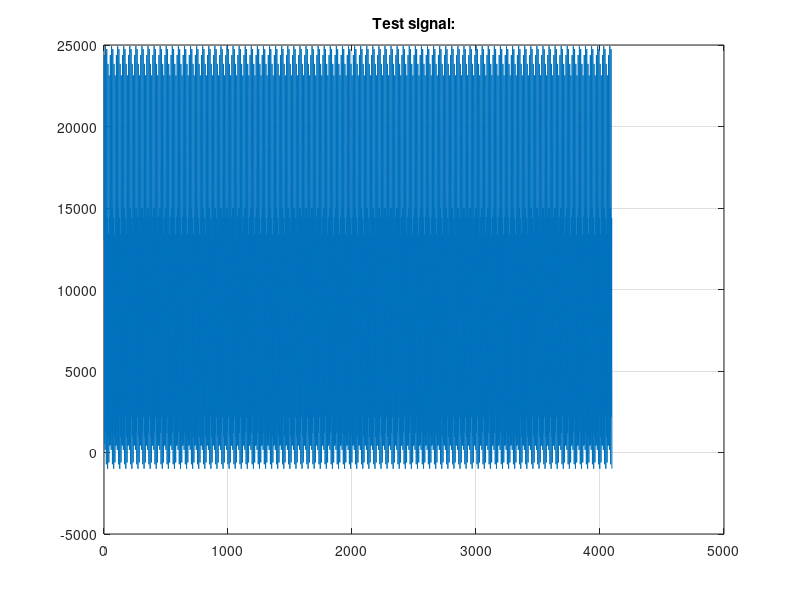

Recreate this plot in MATLAB.
clear;
close all;
clc;

% choose test signal:
    test = 'sin';
    %test = 'audio';
    %test = 'const';
    %test = 'num'; % numbers 0...N (function 'y = x', x > 0)

% sin spec:
    Fd = 44100;

    amp_1 = 10000; % 1st sine from e.g. 16 bit ADC
    amp_2 = 5000; % 2nd sine

    freq_1 = 9000; % Hz
    freq_2 = 4500;

    phase_1 = 0; % grad
    phase_2 = 37;

    bias = amp_1;
% auido sample path:   
    audiofile = 'impulses/g.wav';
% const:
    dc = 100;

N = 4096;
N_bank = N/4; % cause Radix-4

w_amp = 1024; % amplitude of twiddle coef use to normalize data after multiplier
stage = 6; % number of stage

fprintf('\n\tBegin\n');
fprintf('\n\t\tread and sort coef...\n');

%% ==============================   coef:   ===============================
w_re_1(1:N_bank, 1) = load('w_re_1.txt'); % column mean stage of FFT
w_re_2(1:N_bank, 1) = load('w_re_2.txt');
w_re_3(1:N_bank, 1) = load('w_re_3.txt');

w_im_1(1:N_bank, 1) = load('w_im_1.txt');
w_im_2(1:N_bank, 1) = load('w_im_2.txt');
w_im_3(1:N_bank, 1) = load('w_im_3.txt');

for i = 1:(stage - 2) % '- 2' because stage with multiplier '= stage - 1'
        w_re_1_buf = w_re_1(1:4:N_bank, i);
    w_re_1(1:N_bank, i + 1) = [w_re_1_buf; w_re_1_buf; w_re_1_buf; w_re_1_buf];
        w_re_2_buf = w_re_2(1:4:N_bank, i);
    w_re_2(1:N_bank, i + 1) = [w_re_2_buf; w_re_2_buf; w_re_2_buf; w_re_2_buf];
        w_re_3_buf = w_re_3(1:4:N_bank, i);
    w_re_3(1:N_bank, i + 1) = [w_re_3_buf; w_re_3_buf; w_re_3_buf; w_re_3_buf];

        w_im_2_buf = w_im_1(1:4:N_bank, i);
    w_im_1(1:N_bank, i + 1) = [w_im_2_buf; w_im_2_buf; w_im_2_buf; w_im_2_buf];
        w_im_3_buf = w_im_2(1:4:N_bank, i);
    w_im_2(1:N_bank, i + 1) = [w_im_3_buf; w_im_3_buf; w_im_3_buf; w_im_3_buf];
        w_im_4_buf = w_im_3(1:4:N_bank, i);
    w_im_3(1:N_bank, i + 1) = [w_im_4_buf; w_im_4_buf; w_im_4_buf; w_im_4_buf];
end

clear w_re_2_buf; clear w_re_3_buf; clear w_re_4_buf;  
clear w_im_2_buf; clear w_im_3_buf; clear w_im_4_buf;

%% ===========================   test signal:   ===========================
fprintf('\n\t\tbuild test signal...\n');
if(strcmp(test, 'sin'))
    time = 0 : 1/Fd : (N - 1)/Fd;
    signal = bias + amp_1*sind((freq_1*360).* time + phase_1) + amp_2*sind((freq_2*360).* time + phase_2);
    
    clear Fd; clear bias; clear time;
    clear amp_1; clear amp_2;
    clear freq_1; clear freq_2;
    clear phase_1; clear phase_2;
    
    fprintf('\n\t\tsine signal test\n');
elseif(strcmp(test, 'audio'))
    [y, fs] = audioread(audiofile);
    signal(1:N) = y(1:N);
    
    clear y; clear fs;
    
    fprintf('\n\t\taudio test\n');
elseif(strcmp(test, 'const'))
    signal(1:N) = dc;
    fprintf('\n\t\tconst test\n');
elseif(strcmp(test, 'num'))
    signal(1:N) = 0 : (N-1);
    fprintf('\n\t\tindex number test\n');
else
    error('"test" is wrong\n');
end

% filling RAM:
ram_re(1:N_bank, 1:4) = zeros;
ram_im(1:N_bank, 1:4) = zeros;

k = 0;
for i = 1:4 
    for j = 1:N_bank
        k = k + 1;
        ram_re(j, i) = round(signal(k));
    end
end

% graphic of test signal:
figure;
signal_buf(1:N) = [ram_re(:,1), ram_re(:,2), ram_re(:,3), ram_re(:,4)];
plot(signal_buf);
title('Test signal:');
grid on;

clear k; clear j; clear signal_buf;

%{
% 1 st:
% output mixer:
    ram_re_buf1(1:256,   1:4) = [ram_re(1:256,   1), ram_re(1:256,   2), ram_re(1:256,   3), ram_re(1:256,   4)];
    ram_re_buf1(257:512, 1:4) = [ram_re(257:512, 2), ram_re(257:512, 3), ram_re(257:512, 4), ram_re(257:512, 1)];
    ram_re_buf1(513:768, 1:4) = [ram_re(513:768, 3), ram_re(513:768, 4), ram_re(513:768, 1), ram_re(513:768, 2)];
    ram_re_buf1(769:1024,1:4) = [ram_re(769:1024,4), ram_re(769:1024,1), ram_re(769:1024,2), ram_re(769:1024,3)];

% ===========================    2 stage    ===============================
% input mixer + rotate addr:
    ram_a_re_buf(1:256,   1:4) = [ram_re_buf1(1:256, 1), ram_re_buf1(257:512, 4), ram_re_buf1(513:768, 3), ram_re_buf1(769:1024, 2)];
    ram_a_re_buf(257:512, 1:4) = [ram_re_buf1(1:256, 2), ram_re_buf1(257:512, 1), ram_re_buf1(513:768, 4), ram_re_buf1(769:1024, 3)];
    ram_a_re_buf(513:768, 1:4) = [ram_re_buf1(1:256, 3), ram_re_buf1(257:512, 2), ram_re_buf1(513:768, 1), ram_re_buf1(769:1024, 4)];
    ram_a_re_buf(769:1024,1:4) = [ram_re_buf1(1:256, 4), ram_re_buf1(257:512, 3), ram_re_buf1(513:768, 2), ram_re_buf1(769:1024, 1)];
    
% output mixer:
for i = 1:4
    t = (i-1)*256;
    
    ram_re(1+t : 64+t, 1:4) =    [ram_a_re_buf(1+t : 64+t, 1),    ram_a_re_buf(1+t : 64+t, 2),    ram_a_re_buf(1+t : 64+t, 3),    ram_a_re_buf(1+t : 64+t, 4)];
    ram_re(65+t : 128+t, 1:4) =  [ram_a_re_buf(65+t : 128+t, 2),  ram_a_re_buf(65+t : 128+t, 3),  ram_a_re_buf(65+t : 128+t, 4),  ram_a_re_buf(65+t : 128+t, 1)];
    ram_re(129+t : 192+t, 1:4) = [ram_a_re_buf(129+t : 192+t, 3), ram_a_re_buf(129+t : 192+t, 4), ram_a_re_buf(129+t : 192+t, 1), ram_a_re_buf(129+t : 192+t, 2)];
    ram_re(193+t : 256+t, 1:4) = [ram_a_re_buf(193+t : 256+t, 4), ram_a_re_buf(193+t : 256+t, 1), ram_a_re_buf(193+t : 256+t, 2), ram_a_re_buf(193+t : 256+t, 3)];

end

% ===========================    3 stage    ===============================

ram_a_re_buf(1:1024, 1:4) = zeros;

% input mixer + rotate addr:
for i = 1:4
    t = (i-1)*256;
    
    ram_a_re_buf(1+t : 64+t, 1:4) =    [ram_re(1+t : 64+t, 1), ram_re(65+t : 128+t, 4), ram_re(129+t : 192+t, 3), ram_re(193+t : 256+t, 2)];
    ram_a_re_buf(65+t : 128+t, 1:4) =  [ram_re(1+t : 64+t, 2), ram_re(65+t : 128+t, 1), ram_re(129+t : 192+t, 4), ram_re(193+t : 256+t, 3)];
    ram_a_re_buf(129+t : 192+t, 1:4) = [ram_re(1+t : 64+t, 3), ram_re(65+t : 128+t, 2), ram_re(129+t : 192+t, 1), ram_re(193+t : 256+t, 4)];
    ram_a_re_buf(193+t : 256+t, 1:4) = [ram_re(1+t : 64+t, 4), ram_re(65+t : 128+t, 3), ram_re(129+t : 192+t, 2), ram_re(193+t : 256+t, 1)];
end
  
% output mixer:
for i = 1:16
    t = (i-1)*64;
    
    ram_re(1+t : 16+t, 1:4) =  [ram_a_re_buf(1+t : 16+t, 1), ram_a_re_buf(1+t : 16+t, 2), ram_a_re_buf(1+t : 16+t, 3), ram_a_re_buf(1+t : 16+t, 4)];
    ram_re(17+t : 32+t, 1:4) = [ram_a_re_buf(17+t : 32+t, 2), ram_a_re_buf(17+t : 32+t, 3), ram_a_re_buf(17+t : 32+t, 4), ram_a_re_buf(17+t : 32+t, 1)];
    ram_re(33+t : 48+t, 1:4) = [ram_a_re_buf(33+t : 48+t, 3), ram_a_re_buf(33+t : 48+t, 4), ram_a_re_buf(33+t : 48+t, 1), ram_a_re_buf(33+t : 48+t, 2)];
    ram_re(49+t : 64+t, 1:4) = [ram_a_re_buf(49+t : 64+t, 4), ram_a_re_buf(49+t : 64+t, 1), ram_a_re_buf(49+t : 64+t, 2), ram_a_re_buf(49+t : 64+t, 3)];
end

% ===========================    4 stage    ===============================

ram_a_re_buf(1:1024, 1:4) = zeros;

% input mixer + rotate addr:
for i = 1:16
    t = (i-1)*64;
    
    ram_a_re_buf(1+t : 16+t, 1:4) =  [ram_re(1+t : 16+t, 1), ram_re(17+t : 32+t, 4), ram_re(33+t : 48+t, 3), ram_re(49+t : 64+t, 2)];
    ram_a_re_buf(17+t : 32+t, 1:4) = [ram_re(1+t : 16+t, 2), ram_re(17+t : 32+t, 1), ram_re(33+t : 48+t, 4), ram_re(49+t : 64+t, 3)];
    ram_a_re_buf(33+t : 48+t, 1:4) = [ram_re(1+t : 16+t, 3), ram_re(17+t : 32+t, 2), ram_re(33+t : 48+t, 1), ram_re(49+t : 64+t, 4)];
    ram_a_re_buf(49+t : 64+t, 1:4) = [ram_re(1+t : 16+t, 4), ram_re(17+t : 32+t, 3), ram_re(33+t : 48+t, 2), ram_re(49+t : 64+t, 1)];
end
    
% output mixer:
for i = 1:64
    t = (i-1)*16;
    
    ram_re(1+t : 4+t, 1:4) =   [ram_a_re_buf(1+t : 4+t, 1),   ram_a_re_buf(1+t : 4+t, 2),   ram_a_re_buf(1+t : 4+t, 3),   ram_a_re_buf(1+t : 4+t, 4)];
    ram_re(5+t : 8+t, 1:4) =   [ram_a_re_buf(5+t : 8+t, 2),   ram_a_re_buf(5+t : 8+t, 3),   ram_a_re_buf(5+t : 8+t, 4),   ram_a_re_buf(5+t : 8+t, 1)];
    ram_re(9+t : 12+t, 1:4) =  [ram_a_re_buf(9+t : 12+t, 3),  ram_a_re_buf(9+t : 12+t, 4),  ram_a_re_buf(9+t : 12+t, 1),  ram_a_re_buf(9+t : 12+t, 2)];
    ram_re(13+t : 16+t, 1:4) = [ram_a_re_buf(13+t : 16+t, 4), ram_a_re_buf(13+t : 16+t, 1), ram_a_re_buf(13+t : 16+t, 2), ram_a_re_buf(13+t : 16+t, 3)];
end

% ===========================    5 stage    ===============================

ram_a_re_buf(1:1024, 1:4) = zeros;

% input mixer + rotate addr:
for i = 1:64
    t = (i-1)*16;
    
    ram_a_re_buf(1+t : 4+t, 1:4) =   [ram_re(1+t : 4+t, 1), ram_re(5+t : 8+t, 4), ram_re(9+t : 12+t, 3), ram_re(13+t : 16+t, 2)];
    ram_a_re_buf(5+t : 8+t, 1:4) =   [ram_re(1+t : 4+t, 2), ram_re(5+t : 8+t, 1), ram_re(9+t : 12+t, 4), ram_re(13+t : 16+t, 3)];
    ram_a_re_buf(9+t : 12+t, 1:4) =  [ram_re(1+t : 4+t, 3), ram_re(5+t : 8+t, 2), ram_re(9+t : 12+t, 1), ram_re(13+t : 16+t, 4)];
    ram_a_re_buf(13+t : 16+t, 1:4) = [ram_re(1+t : 4+t, 4), ram_re(5+t : 8+t, 3), ram_re(9+t : 12+t, 2), ram_re(13+t : 16+t, 1)];
end
%}

fprintf('\n\t\tstart FFT...\n');
%% ===========================    1 stage    ===============================
% butterfly:
    but_re(1:N_bank, 1) = (ram_re(1:N_bank, 1) + ram_re(1:N_bank, 2) + ram_re(1:N_bank, 3) + ram_re(1:N_bank, 4))/4;
    but_re(1:N_bank, 2) = (ram_re(1:N_bank, 1) + ram_im(1:N_bank, 2) - ram_re(1:N_bank, 3) - ram_im(1:N_bank, 4))/4;
    but_re(1:N_bank, 3) = (ram_re(1:N_bank, 1) - ram_re(1:N_bank, 2) + ram_re(1:N_bank, 3) - ram_re(1:N_bank, 4))/4;
    but_re(1:N_bank, 4) = (ram_re(1:N_bank, 1) - ram_im(1:N_bank, 2) - ram_re(1:N_bank, 3) + ram_im(1:N_bank, 4))/4;

    but_im(1:N_bank, 1) = (ram_im(1:N_bank, 1) + ram_im(1:N_bank, 2) + ram_im(1:N_bank, 3) + ram_im(1:N_bank, 4))/4;
    but_im(1:N_bank, 2) = (ram_im(1:N_bank, 1) - ram_re(1:N_bank, 2) - ram_im(1:N_bank, 3) + ram_re(1:N_bank, 4))/4;
    but_im(1:N_bank, 3) = (ram_im(1:N_bank, 1) - ram_im(1:N_bank, 2) + ram_im(1:N_bank, 3) - ram_im(1:N_bank, 4))/4;
    but_im(1:N_bank, 4) = (ram_im(1:N_bank, 1) + ram_re(1:N_bank, 2) - ram_im(1:N_bank, 3) - ram_re(1:N_bank, 4))/4;

% multipiler:
    mult_re(1:N_bank, 1) = but_re(1:N_bank, 1);
    mult_im(1:N_bank, 1) = but_im(1:N_bank, 1);

    mult_re(1:N_bank, 2) = (but_re(1:N_bank, 2).*w_re_1(1:N_bank, 1) - but_im(1:N_bank, 2).*w_im_1(1:N_bank, 1))/w_amp;
    mult_im(1:N_bank, 2) = (but_re(1:N_bank, 2).*w_im_1(1:N_bank, 1) + but_im(1:N_bank, 2).*w_re_1(1:N_bank, 1))/w_amp;

    mult_re(1:N_bank, 3) = (but_re(1:N_bank, 3).*w_re_2(1:N_bank, 1) - but_im(1:N_bank, 3).*w_im_2(1:N_bank, 1))/w_amp;
    mult_im(1:N_bank, 3) = (but_re(1:N_bank, 3).*w_im_2(1:N_bank, 1) + but_im(1:N_bank, 3).*w_re_2(1:N_bank, 1))/w_amp;

    mult_re(1:N_bank, 4) = (but_re(1:N_bank, 4).*w_re_3(1:N_bank, 1) - but_im(1:N_bank, 4).*w_im_3(1:N_bank, 1))/w_amp; 
    mult_im(1:N_bank, 4) = (but_re(1:N_bank, 4).*w_im_3(1:N_bank, 1) + but_im(1:N_bank, 4).*w_re_3(1:N_bank, 1))/w_amp;

% output mixer:
    ram_re(1:256,   1:4) = [mult_re(1:256,   1), mult_re(1:256,   2), mult_re(1:256,   3), mult_re(1:256,   4)];
    ram_re(257:512, 1:4) = [mult_re(257:512, 2), mult_re(257:512, 3), mult_re(257:512, 4), mult_re(257:512, 1)];
    ram_re(513:768, 1:4) = [mult_re(513:768, 3), mult_re(513:768, 4), mult_re(513:768, 1), mult_re(513:768, 2)];
    ram_re(769:1024,1:4) = [mult_re(769:1024,4), mult_re(769:1024,1), mult_re(769:1024,2), mult_re(769:1024,3)];
    
    ram_im(1:256,   1:4) = [mult_im(1:256,   1), mult_im(1:256,   2), mult_im(1:256,   3), mult_im(1:256,   4)];
    ram_im(257:512, 1:4) = [mult_im(257:512, 2), mult_im(257:512, 3), mult_im(257:512, 4), mult_im(257:512, 1)];
    ram_im(513:768, 1:4) = [mult_im(513:768, 3), mult_im(513:768, 4), mult_im(513:768, 1), mult_im(513:768, 2)];
    ram_im(769:1024,1:4) = [mult_im(769:1024,4), mult_im(769:1024,1), mult_im(769:1024,2), mult_im(769:1024,3)];

%% ===========================    2 stage    ===============================
% input mixer + rotate addr:
    ram_a_re_buf(1:256,   1:4) = [ram_re(1:256, 1), ram_re(257:512, 4), ram_re(513:768, 3), ram_re(769:1024, 2)];
    ram_a_re_buf(257:512, 1:4) = [ram_re(1:256, 2), ram_re(257:512, 1), ram_re(513:768, 4), ram_re(769:1024, 3)];
    ram_a_re_buf(513:768, 1:4) = [ram_re(1:256, 3), ram_re(257:512, 2), ram_re(513:768, 1), ram_re(769:1024, 4)];
    ram_a_re_buf(769:1024,1:4) = [ram_re(1:256, 4), ram_re(257:512, 3), ram_re(513:768, 2), ram_re(769:1024, 1)];
    
    ram_a_im_buf(1:256,   1:4) = [ram_im(1:256, 1), ram_im(257:512, 4), ram_im(513:768, 3), ram_im(769:1024, 2)];
    ram_a_im_buf(257:512, 1:4) = [ram_im(1:256, 2), ram_im(257:512, 1), ram_im(513:768, 4), ram_im(769:1024, 3)];
    ram_a_im_buf(513:768, 1:4) = [ram_im(1:256, 3), ram_im(257:512, 2), ram_im(513:768, 1), ram_im(769:1024, 4)];
    ram_a_im_buf(769:1024,1:4) = [ram_im(1:256, 4), ram_im(257:512, 3), ram_im(513:768, 2), ram_im(769:1024, 1)];
    
ram_re = ram_a_re_buf;
ram_im = ram_a_im_buf;
clear ram_a_re_buf; clear ram_a_im_buf;
    
% butterfly:
    but_re(1:N_bank, 1) = (ram_re(1:N_bank, 1) + ram_re(1:N_bank, 2) + ram_re(1:N_bank, 3) + ram_re(1:N_bank, 4))/4;
    but_re(1:N_bank, 2) = (ram_re(1:N_bank, 1) + ram_im(1:N_bank, 2) - ram_re(1:N_bank, 3) - ram_im(1:N_bank, 4))/4;
    but_re(1:N_bank, 3) = (ram_re(1:N_bank, 1) - ram_re(1:N_bank, 2) + ram_re(1:N_bank, 3) - ram_re(1:N_bank, 4))/4;
    but_re(1:N_bank, 4) = (ram_re(1:N_bank, 1) - ram_im(1:N_bank, 2) - ram_re(1:N_bank, 3) + ram_im(1:N_bank, 4))/4;

    but_im(1:N_bank, 1) = (ram_im(1:N_bank, 1) + ram_im(1:N_bank, 2) + ram_im(1:N_bank, 3) + ram_im(1:N_bank, 4))/4;
    but_im(1:N_bank, 2) = (ram_im(1:N_bank, 1) - ram_re(1:N_bank, 2) - ram_im(1:N_bank, 3) + ram_re(1:N_bank, 4))/4;
    but_im(1:N_bank, 3) = (ram_im(1:N_bank, 1) - ram_im(1:N_bank, 2) + ram_im(1:N_bank, 3) - ram_im(1:N_bank, 4))/4;
    but_im(1:N_bank, 4) = (ram_im(1:N_bank, 1) + ram_re(1:N_bank, 2) - ram_im(1:N_bank, 3) - ram_re(1:N_bank, 4))/4;
    
% multipiler:
    mult_re(1:N_bank, 1) = but_re(1:N_bank, 1);
    mult_im(1:N_bank, 1) = but_im(1:N_bank, 1);

    mult_re(1:N_bank, 2) = (but_re(1:N_bank, 2).*w_re_1(1:N_bank, 2) - but_im(1:N_bank, 2).*w_im_1(1:N_bank, 2))/w_amp;
    mult_im(1:N_bank, 2) = (but_re(1:N_bank, 2).*w_im_1(1:N_bank, 2) + but_im(1:N_bank, 2).*w_re_1(1:N_bank, 2))/w_amp;

    mult_re(1:N_bank, 3) = (but_re(1:N_bank, 3).*w_re_2(1:N_bank, 2) - but_im(1:N_bank, 3).*w_im_2(1:N_bank, 2))/w_amp;
    mult_im(1:N_bank, 3) = (but_re(1:N_bank, 3).*w_im_2(1:N_bank, 2) + but_im(1:N_bank, 3).*w_re_2(1:N_bank, 2))/w_amp;

    mult_re(1:N_bank, 4) = (but_re(1:N_bank, 4).*w_re_3(1:N_bank, 2) - but_im(1:N_bank, 4).*w_im_3(1:N_bank, 2))/w_amp;
    mult_im(1:N_bank, 4) = (but_re(1:N_bank, 4).*w_im_3(1:N_bank, 2) + but_im(1:N_bank, 4).*w_re_3(1:N_bank, 2))/w_amp;
    
% output mixer:
for i = 1:4
    t = (i-1)*256;
    
    ram_re(1+t : 64+t, 1:4) =    [mult_re(1+t : 64+t, 1),    mult_re(1+t : 64+t, 2),    mult_re(1+t : 64+t, 3),    mult_re(1+t : 64+t, 4)];
    ram_re(65+t : 128+t, 1:4) =  [mult_re(65+t : 128+t, 2),  mult_re(65+t : 128+t, 3),  mult_re(65+t : 128+t, 4),  mult_re(65+t : 128+t, 1)];
    ram_re(129+t : 192+t, 1:4) = [mult_re(129+t : 192+t, 3), mult_re(129+t : 192+t, 4), mult_re(129+t : 192+t, 1), mult_re(129+t : 192+t, 2)];
    ram_re(193+t : 256+t, 1:4) = [mult_re(193+t : 256+t, 4), mult_re(193+t : 256+t, 1), mult_re(193+t : 256+t, 2), mult_re(193+t : 256+t, 3)];
    
    ram_im(1+t : 64+t, 1:4) =    [mult_im(1+t : 64+t, 1),    mult_im(1+t : 64+t, 2),    mult_im(1+t : 64+t, 3),    mult_im(1+t : 64+t, 4)];
    ram_im(65+t : 128+t, 1:4) =  [mult_im(65+t : 128+t, 2),  mult_im(65+t : 128+t, 3),  mult_im(65+t : 128+t, 4),  mult_im(65+t : 128+t, 1)];
    ram_im(129+t : 192+t, 1:4) = [mult_im(129+t : 192+t, 3), mult_im(129+t : 192+t, 4), mult_im(129+t : 192+t, 1), mult_im(129+t : 192+t, 2)];
    ram_im(193+t : 256+t, 1:4) = [mult_im(193+t : 256+t, 4), mult_im(193+t : 256+t, 1), mult_im(193+t : 256+t, 2), mult_im(193+t : 256+t, 3)];
end

%% ===========================    3 stage    ===============================

ram_a_re_buf(1:N_bank, 1:4) = zeros;
ram_a_im_buf(1:N_bank, 1:4) = zeros;

% input mixer + rotate addr:
for i = 1:4
    t = (i-1)*256;
    
    ram_a_re_buf(1+t : 64+t, 1:4) =    [ram_re(1+t : 64+t, 1), ram_re(65+t : 128+t, 4), ram_re(129+t : 192+t, 3), ram_re(193+t : 256+t, 2)];
    ram_a_re_buf(65+t : 128+t, 1:4) =  [ram_re(1+t : 64+t, 2), ram_re(65+t : 128+t, 1), ram_re(129+t : 192+t, 4), ram_re(193+t : 256+t, 3)];
    ram_a_re_buf(129+t : 192+t, 1:4) = [ram_re(1+t : 64+t, 3), ram_re(65+t : 128+t, 2), ram_re(129+t : 192+t, 1), ram_re(193+t : 256+t, 4)];
    ram_a_re_buf(193+t : 256+t, 1:4) = [ram_re(1+t : 64+t, 4), ram_re(65+t : 128+t, 3), ram_re(129+t : 192+t, 2), ram_re(193+t : 256+t, 1)];
    
    ram_a_im_buf(1+t : 64+t, 1:4) =    [ram_im(1+t : 64+t, 1), ram_im(65+t : 128+t, 4), ram_im(129+t : 192+t, 3), ram_im(193+t : 256+t, 2)];
    ram_a_im_buf(65+t : 128+t, 1:4) =  [ram_im(1+t : 64+t, 2), ram_im(65+t : 128+t, 1), ram_im(129+t : 192+t, 4), ram_im(193+t : 256+t, 3)];
    ram_a_im_buf(129+t : 192+t, 1:4) = [ram_im(1+t : 64+t, 3), ram_im(65+t : 128+t, 2), ram_im(129+t : 192+t, 1), ram_im(193+t : 256+t, 4)];
    ram_a_im_buf(193+t : 256+t, 1:4) = [ram_im(1+t : 64+t, 4), ram_im(65+t : 128+t, 3), ram_im(129+t : 192+t, 2), ram_im(193+t : 256+t, 1)];
end
    
ram_re = ram_a_re_buf;
ram_im = ram_a_im_buf;
clear ram_a_re_buf; clear ram_a_im_buf;
    
% butterfly:
    but_re(1:N_bank, 1) = (ram_re(1:N_bank, 1) + ram_re(1:N_bank, 2) + ram_re(1:N_bank, 3) + ram_re(1:N_bank, 4))/4;
    but_re(1:N_bank, 2) = (ram_re(1:N_bank, 1) + ram_im(1:N_bank, 2) - ram_re(1:N_bank, 3) - ram_im(1:N_bank, 4))/4;
    but_re(1:N_bank, 3) = (ram_re(1:N_bank, 1) - ram_re(1:N_bank, 2) + ram_re(1:N_bank, 3) - ram_re(1:N_bank, 4))/4;
    but_re(1:N_bank, 4) = (ram_re(1:N_bank, 1) - ram_im(1:N_bank, 2) - ram_re(1:N_bank, 3) + ram_im(1:N_bank, 4))/4;

    but_im(1:N_bank, 1) = (ram_im(1:N_bank, 1) + ram_im(1:N_bank, 2) + ram_im(1:N_bank, 3) + ram_im(1:N_bank, 4))/4;
    but_im(1:N_bank, 2) = (ram_im(1:N_bank, 1) - ram_re(1:N_bank, 2) - ram_im(1:N_bank, 3) + ram_re(1:N_bank, 4))/4;
    but_im(1:N_bank, 3) = (ram_im(1:N_bank, 1) - ram_im(1:N_bank, 2) + ram_im(1:N_bank, 3) - ram_im(1:N_bank, 4))/4;
    but_im(1:N_bank, 4) = (ram_im(1:N_bank, 1) + ram_re(1:N_bank, 2) - ram_im(1:N_bank, 3) - ram_re(1:N_bank, 4))/4;
    
% multipiler:
    mult_re(1:N_bank, 1) = but_re(1:N_bank, 1);
    mult_im(1:N_bank, 1) = but_im(1:N_bank, 1);

    mult_re(1:N_bank, 2) = (but_re(1:N_bank, 2).*w_re_1(1:N_bank, 3) - but_im(1:N_bank, 2).*w_im_1(1:N_bank, 3))/w_amp;
    mult_im(1:N_bank, 2) = (but_re(1:N_bank, 2).*w_im_1(1:N_bank, 3) + but_im(1:N_bank, 2).*w_re_1(1:N_bank, 3))/w_amp;

    mult_re(1:N_bank, 3) = (but_re(1:N_bank, 3).*w_re_2(1:N_bank, 3) - but_im(1:N_bank, 3).*w_im_2(1:N_bank, 3))/w_amp;
    mult_im(1:N_bank, 3) = (but_re(1:N_bank, 3).*w_im_2(1:N_bank, 3) + but_im(1:N_bank, 3).*w_re_2(1:N_bank, 3))/w_amp;

    mult_re(1:N_bank, 4) = (but_re(1:N_bank, 4).*w_re_3(1:N_bank, 3) - but_im(1:N_bank, 4).*w_im_3(1:N_bank, 3))/w_amp;
    mult_im(1:N_bank, 4) = (but_re(1:N_bank, 4).*w_im_3(1:N_bank, 3) + but_im(1:N_bank, 4).*w_re_3(1:N_bank, 3))/w_amp;

% output mixer:
for i = 1:16
    t = (i-1)*64;
    
    ram_re(1+t : 16+t, 1:4) =  [mult_re(1+t : 16+t, 1), mult_re(1+t : 16+t, 2), mult_re(1+t : 16+t, 3), mult_re(1+t : 16+t, 4)];
    ram_re(17+t : 32+t, 1:4) = [mult_re(17+t : 32+t, 2), mult_re(17+t : 32+t, 3), mult_re(17+t : 32+t, 4), mult_re(17+t : 32+t, 1)];
    ram_re(33+t : 48+t, 1:4) = [mult_re(33+t : 48+t, 3), mult_re(33+t : 48+t, 4), mult_re(33+t : 48+t, 1), mult_re(33+t : 48+t, 2)];
    ram_re(49+t : 64+t, 1:4) = [mult_re(49+t : 64+t, 4), mult_re(49+t : 64+t, 1), mult_re(49+t : 64+t, 2), mult_re(49+t : 64+t, 3)];
    
    ram_im(1+t : 16+t, 1:4) =  [mult_im(1+t : 16+t, 1), mult_im(1+t : 16+t, 2), mult_im(1+t : 16+t, 3), mult_im(1+t : 16+t, 4)];
    ram_im(17+t : 32+t, 1:4) = [mult_im(17+t : 32+t, 2), mult_im(17+t : 32+t, 3), mult_im(17+t : 32+t, 4), mult_im(17+t : 32+t, 1)];
    ram_im(33+t : 48+t, 1:4) = [mult_im(33+t : 48+t, 3), mult_im(33+t : 48+t, 4), mult_im(33+t : 48+t, 1), mult_im(33+t : 48+t, 2)];
    ram_im(49+t : 64+t, 1:4) = [mult_im(49+t : 64+t, 4), mult_im(49+t : 64+t, 1), mult_im(49+t : 64+t, 2), mult_im(49+t : 64+t, 3)];
end

%% ===========================    4 stage    ===============================

ram_a_re_buf(1:N_bank, 1:4) = zeros;
ram_a_im_buf(1:N_bank, 1:4) = zeros;

% input mixer + rotate addr:
for i = 1:16
    t = (i-1)*64;
    
    ram_a_re_buf(1+t : 16+t, 1:4) =  [ram_re(1+t : 16+t, 1), ram_re(17+t : 32+t, 4), ram_re(33+t : 48+t, 3), ram_re(49+t : 64+t, 2)];
    ram_a_re_buf(17+t : 32+t, 1:4) = [ram_re(1+t : 16+t, 2), ram_re(17+t : 32+t, 1), ram_re(33+t : 48+t, 4), ram_re(49+t : 64+t, 3)];
    ram_a_re_buf(33+t : 48+t, 1:4) = [ram_re(1+t : 16+t, 3), ram_re(17+t : 32+t, 2), ram_re(33+t : 48+t, 1), ram_re(49+t : 64+t, 4)];
    ram_a_re_buf(49+t : 64+t, 1:4) = [ram_re(1+t : 16+t, 4), ram_re(17+t : 32+t, 3), ram_re(33+t : 48+t, 2), ram_re(49+t : 64+t, 1)];
    
    ram_a_im_buf(1+t : 16+t, 1:4) =  [ram_im(1+t : 16+t, 1), ram_im(17+t : 32+t, 4), ram_im(33+t : 48+t, 3), ram_im(49+t : 64+t, 2)];
    ram_a_im_buf(17+t : 32+t, 1:4) = [ram_im(1+t : 16+t, 2), ram_im(17+t : 32+t, 1), ram_im(33+t : 48+t, 4), ram_im(49+t : 64+t, 3)];
    ram_a_im_buf(33+t : 48+t, 1:4) = [ram_im(1+t : 16+t, 3), ram_im(17+t : 32+t, 2), ram_im(33+t : 48+t, 1), ram_im(49+t : 64+t, 4)];
    ram_a_im_buf(49+t : 64+t, 1:4) = [ram_im(1+t : 16+t, 4), ram_im(17+t : 32+t, 3), ram_im(33+t : 48+t, 2), ram_im(49+t : 64+t, 1)];
end
    
ram_re = ram_a_re_buf;
ram_im = ram_a_im_buf;
clear ram_a_re_buf; clear ram_a_im_buf;
    
% butterfly:
    but_re(1:N_bank, 1) = (ram_re(1:N_bank, 1) + ram_re(1:N_bank, 2) + ram_re(1:N_bank, 3) + ram_re(1:N_bank, 4))/4;
    but_re(1:N_bank, 2) = (ram_re(1:N_bank, 1) + ram_im(1:N_bank, 2) - ram_re(1:N_bank, 3) - ram_im(1:N_bank, 4))/4;
    but_re(1:N_bank, 3) = (ram_re(1:N_bank, 1) - ram_re(1:N_bank, 2) + ram_re(1:N_bank, 3) - ram_re(1:N_bank, 4))/4;
    but_re(1:N_bank, 4) = (ram_re(1:N_bank, 1) - ram_im(1:N_bank, 2) - ram_re(1:N_bank, 3) + ram_im(1:N_bank, 4))/4;

    but_im(1:N_bank, 1) = (ram_im(1:N_bank, 1) + ram_im(1:N_bank, 2) + ram_im(1:N_bank, 3) + ram_im(1:N_bank, 4))/4;
    but_im(1:N_bank, 2) = (ram_im(1:N_bank, 1) - ram_re(1:N_bank, 2) - ram_im(1:N_bank, 3) + ram_re(1:N_bank, 4))/4;
    but_im(1:N_bank, 3) = (ram_im(1:N_bank, 1) - ram_im(1:N_bank, 2) + ram_im(1:N_bank, 3) - ram_im(1:N_bank, 4))/4;
    but_im(1:N_bank, 4) = (ram_im(1:N_bank, 1) + ram_re(1:N_bank, 2) - ram_im(1:N_bank, 3) - ram_re(1:N_bank, 4))/4;
    
% multipiler:
    mult_re(1:N_bank, 1) = but_re(1:N_bank, 1);
    mult_im(1:N_bank, 1) = but_im(1:N_bank, 1);

    mult_re(1:N_bank, 2) = (but_re(1:N_bank, 2).*w_re_1(1:N_bank, 4) - but_im(1:N_bank, 2).*w_im_1(1:N_bank, 4))/w_amp;
    mult_im(1:N_bank, 2) = (but_re(1:N_bank, 2).*w_im_1(1:N_bank, 4) + but_im(1:N_bank, 2).*w_re_1(1:N_bank, 4))/w_amp;

    mult_re(1:N_bank, 3) = (but_re(1:N_bank, 3).*w_re_2(1:N_bank, 4) - but_im(1:N_bank, 3).*w_im_2(1:N_bank, 4))/w_amp;
    mult_im(1:N_bank, 3) = (but_re(1:N_bank, 3).*w_im_2(1:N_bank, 4) + but_im(1:N_bank, 3).*w_re_2(1:N_bank, 4))/w_amp;

    mult_re(1:N_bank, 4) = (but_re(1:N_bank, 4).*w_re_3(1:N_bank, 4) - but_im(1:N_bank, 4).*w_im_3(1:N_bank, 4))/w_amp;
    mult_im(1:N_bank, 4) = (but_re(1:N_bank, 4).*w_im_3(1:N_bank, 4) + but_im(1:N_bank, 4).*w_re_3(1:N_bank, 4))/w_amp;
    
% output mixer:
for i = 1:64
    t = (i-1)*16;
    
    ram_re(1+t : 4+t, 1:4) =   [mult_re(1+t : 4+t, 1),   mult_re(1+t : 4+t, 2),   mult_re(1+t : 4+t, 3),   mult_re(1+t : 4+t, 4)];
    ram_re(5+t : 8+t, 1:4) =   [mult_re(5+t : 8+t, 2),   mult_re(5+t : 8+t, 3),   mult_re(5+t : 8+t, 4),   mult_re(5+t : 8+t, 1)];
    ram_re(9+t : 12+t, 1:4) =  [mult_re(9+t : 12+t, 3),  mult_re(9+t : 12+t, 4),  mult_re(9+t : 12+t, 1),  mult_re(9+t : 12+t, 2)];
    ram_re(13+t : 16+t, 1:4) = [mult_re(13+t : 16+t, 4), mult_re(13+t : 16+t, 1), mult_re(13+t : 16+t, 2), mult_re(13+t : 16+t, 3)];
    
    ram_im(1+t : 4+t, 1:4) =   [mult_im(1+t : 4+t, 1),   mult_im(1+t : 4+t, 2),   mult_im(1+t : 4+t, 3),   mult_im(1+t : 4+t, 4)];
    ram_im(5+t : 8+t, 1:4) =   [mult_im(5+t : 8+t, 2),   mult_im(5+t : 8+t, 3),   mult_im(5+t : 8+t, 4),   mult_im(5+t : 8+t, 1)];
    ram_im(9+t : 12+t, 1:4) =  [mult_im(9+t : 12+t, 3),  mult_im(9+t : 12+t, 4),  mult_im(9+t : 12+t, 1),  mult_im(9+t : 12+t, 2)];
    ram_im(13+t : 16+t, 1:4) = [mult_im(13+t : 16+t, 4), mult_im(13+t : 16+t, 1), mult_im(13+t : 16+t, 2), mult_im(13+t : 16+t, 3)];
end

%% ===========================    5 stage    ===============================

ram_a_re_buf(1:N_bank, 1:4) = zeros;
ram_a_im_buf(1:N_bank, 1:4) = zeros;

% input mixer + rotate addr:
for i = 1:64
    t = (i-1)*16;
    
    ram_a_re_buf(1+t : 4+t, 1:4) =   [ram_re(1+t : 4+t, 1), ram_re(5+t : 8+t, 4), ram_re(9+t : 12+t, 3), ram_re(13+t : 16+t, 2)];
    ram_a_re_buf(5+t : 8+t, 1:4) =   [ram_re(1+t : 4+t, 2), ram_re(5+t : 8+t, 1), ram_re(9+t : 12+t, 4), ram_re(13+t : 16+t, 3)];
    ram_a_re_buf(9+t : 12+t, 1:4) =  [ram_re(1+t : 4+t, 3), ram_re(5+t : 8+t, 2), ram_re(9+t : 12+t, 1), ram_re(13+t : 16+t, 4)];
    ram_a_re_buf(13+t : 16+t, 1:4) = [ram_re(1+t : 4+t, 4), ram_re(5+t : 8+t, 3), ram_re(9+t : 12+t, 2), ram_re(13+t : 16+t, 1)];
    
    ram_a_im_buf(1+t : 4+t, 1:4) =   [ram_im(1+t : 4+t, 1), ram_im(5+t : 8+t, 4), ram_im(9+t : 12+t, 3), ram_im(13+t : 16+t, 2)];
    ram_a_im_buf(5+t : 8+t, 1:4) =   [ram_im(1+t : 4+t, 2), ram_im(5+t : 8+t, 1), ram_im(9+t : 12+t, 4), ram_im(13+t : 16+t, 3)];
    ram_a_im_buf(9+t : 12+t, 1:4) =  [ram_im(1+t : 4+t, 3), ram_im(5+t : 8+t, 2), ram_im(9+t : 12+t, 1), ram_im(13+t : 16+t, 4)];
    ram_a_im_buf(13+t : 16+t, 1:4) = [ram_im(1+t : 4+t, 4), ram_im(5+t : 8+t, 3), ram_im(9+t : 12+t, 2), ram_im(13+t : 16+t, 1)];
end
    
ram_re = ram_a_re_buf;
ram_im = ram_a_im_buf;
clear ram_a_re_buf; clear ram_a_im_buf;
    
% butterfly:
    but_re(1:N_bank, 1) = (ram_re(1:N_bank, 1) + ram_re(1:N_bank, 2) + ram_re(1:N_bank, 3) + ram_re(1:N_bank, 4))/4;
    but_re(1:N_bank, 2) = (ram_re(1:N_bank, 1) + ram_im(1:N_bank, 2) - ram_re(1:N_bank, 3) - ram_im(1:N_bank, 4))/4;
    but_re(1:N_bank, 3) = (ram_re(1:N_bank, 1) - ram_re(1:N_bank, 2) + ram_re(1:N_bank, 3) - ram_re(1:N_bank, 4))/4;
    but_re(1:N_bank, 4) = (ram_re(1:N_bank, 1) - ram_im(1:N_bank, 2) - ram_re(1:N_bank, 3) + ram_im(1:N_bank, 4))/4;

    but_im(1:N_bank, 1) = (ram_im(1:N_bank, 1) + ram_im(1:N_bank, 2) + ram_im(1:N_bank, 3) + ram_im(1:N_bank, 4))/4;
    but_im(1:N_bank, 2) = (ram_im(1:N_bank, 1) - ram_re(1:N_bank, 2) - ram_im(1:N_bank, 3) + ram_re(1:N_bank, 4))/4;
    but_im(1:N_bank, 3) = (ram_im(1:N_bank, 1) - ram_im(1:N_bank, 2) + ram_im(1:N_bank, 3) - ram_im(1:N_bank, 4))/4;
    but_im(1:N_bank, 4) = (ram_im(1:N_bank, 1) + ram_re(1:N_bank, 2) - ram_im(1:N_bank, 3) - ram_re(1:N_bank, 4))/4;

% multipiler:
    mult_re(1:N_bank, 1) = but_re(1:N_bank, 1); % 0
    mult_im(1:N_bank, 1) = but_im(1:N_bank, 1);

    mult_re(1:N_bank, 2) = (but_re(1:N_bank, 2).*w_re_1(1:N_bank, 5) - but_im(1:N_bank, 2).*w_im_1(1:N_bank, 5))/w_amp;
    mult_im(1:N_bank, 2) = (but_re(1:N_bank, 2).*w_im_1(1:N_bank, 5) + but_im(1:N_bank, 2).*w_re_1(1:N_bank, 5))/w_amp;

    mult_re(1:N_bank, 3) = (but_re(1:N_bank, 3).*w_re_2(1:N_bank, 5) - but_im(1:N_bank, 3).*w_im_2(1:N_bank, 5))/w_amp;
    mult_im(1:N_bank, 3) = (but_re(1:N_bank, 3).*w_im_2(1:N_bank, 5) + but_im(1:N_bank, 3).*w_re_2(1:N_bank, 5))/w_amp;

    mult_re(1:N_bank, 4) = (but_re(1:N_bank, 4).*w_re_3(1:N_bank, 5) - but_im(1:N_bank, 4).*w_im_3(1:N_bank, 5))/w_amp;
    mult_im(1:N_bank, 4) = (but_re(1:N_bank, 4).*w_im_3(1:N_bank, 5) + but_im(1:N_bank, 4).*w_re_3(1:N_bank, 5))/w_amp;
    
% output mixer:
for i = 1:256
    t = (i-1)*4;
    
    ram_re(1+t, 1:4) = [mult_re(1+t, 1), mult_re(1+t, 2), mult_re(1+t, 3), mult_re(1+t, 4)];
    ram_re(2+t, 1:4) = [mult_re(2+t, 2), mult_re(2+t, 3), mult_re(2+t, 4), mult_re(2+t, 1)];
    ram_re(3+t, 1:4) = [mult_re(3+t, 3), mult_re(3+t, 4), mult_re(3+t, 1), mult_re(3+t, 2)];
    ram_re(4+t, 1:4) = [mult_re(4+t, 4), mult_re(4+t, 1), mult_re(4+t, 2), mult_re(4+t, 3)];
    
    ram_im(1+t, 1:4) = [mult_im(1+t, 1), mult_im(1+t, 2), mult_im(1+t, 3), mult_im(1+t, 4)];
    ram_im(2+t, 1:4) = [mult_im(2+t, 2), mult_im(2+t, 3), mult_im(2+t, 4), mult_im(2+t, 1)];
    ram_im(3+t, 1:4) = [mult_im(3+t, 3), mult_im(3+t, 4), mult_im(3+t, 1), mult_im(3+t, 2)];
    ram_im(4+t, 1:4) = [mult_im(4+t, 4), mult_im(4+t, 1), mult_im(4+t, 2), mult_im(4+t, 3)];
end

%% ===========================    6 stage    ===============================

ram_a_re_buf(1:N_bank, 1:4) = zeros;
ram_a_im_buf(1:N_bank, 1:4) = zeros;

% input mixer + rotate addr:
for i = 1:256
    t = (i-1)*4;
    
    ram_a_re_buf(1+t, 1:4) = [ram_re(1+t, 1), ram_re(2+t, 4), ram_re(3+t, 3), ram_re(4+t, 2)];
    ram_a_re_buf(2+t, 1:4) = [ram_re(1+t, 2), ram_re(2+t, 1), ram_re(3+t, 4), ram_re(4+t, 3)];
    ram_a_re_buf(3+t, 1:4) = [ram_re(1+t, 3), ram_re(2+t, 2), ram_re(3+t, 1), ram_re(4+t, 4)];
    ram_a_re_buf(4+t, 1:4) = [ram_re(1+t, 4), ram_re(2+t, 3), ram_re(3+t, 2), ram_re(4+t, 1)];
    
    ram_a_im_buf(1+t, 1:4) = [ram_im(1+t, 1), ram_im(2+t, 4), ram_im(3+t, 3), ram_im(4+t, 2)];
    ram_a_im_buf(2+t, 1:4) = [ram_im(1+t, 2), ram_im(2+t, 1), ram_im(3+t, 4), ram_im(4+t, 3)];
    ram_a_im_buf(3+t, 1:4) = [ram_im(1+t, 3), ram_im(2+t, 2), ram_im(3+t, 1), ram_im(4+t, 4)];
    ram_a_im_buf(4+t, 1:4) = [ram_im(1+t, 4), ram_im(2+t, 3), ram_im(3+t, 2), ram_im(4+t, 1)];
end

ram_re = ram_a_re_buf;
ram_im = ram_a_im_buf;
clear ram_a_re_buf; clear ram_a_im_buf;

% butterfly:
    but_re(1:N_bank, 1) = (ram_re(1:N_bank, 1) + ram_re(1:N_bank, 2) + ram_re(1:N_bank, 3) + ram_re(1:N_bank, 4))/4;
    but_re(1:N_bank, 2) = (ram_re(1:N_bank, 1) + ram_im(1:N_bank, 2) - ram_re(1:N_bank, 3) - ram_im(1:N_bank, 4))/4;
    but_re(1:N_bank, 3) = (ram_re(1:N_bank, 1) - ram_re(1:N_bank, 2) + ram_re(1:N_bank, 3) - ram_re(1:N_bank, 4))/4;
    but_re(1:N_bank, 4) = (ram_re(1:N_bank, 1) - ram_im(1:N_bank, 2) - ram_re(1:N_bank, 3) + ram_im(1:N_bank, 4))/4;

    but_im(1:N_bank, 1) = (ram_im(1:N_bank, 1) + ram_im(1:N_bank, 2) + ram_im(1:N_bank, 3) + ram_im(1:N_bank, 4))/4;
    but_im(1:N_bank, 2) = (ram_im(1:N_bank, 1) - ram_re(1:N_bank, 2) - ram_im(1:N_bank, 3) + ram_re(1:N_bank, 4))/4;
    but_im(1:N_bank, 3) = (ram_im(1:N_bank, 1) - ram_im(1:N_bank, 2) + ram_im(1:N_bank, 3) - ram_im(1:N_bank, 4))/4;
    but_im(1:N_bank, 4) = (ram_im(1:N_bank, 1) + ram_re(1:N_bank, 2) - ram_im(1:N_bank, 3) - ram_re(1:N_bank, 4))/4;

%% output files
fprintf('\n\t\tsave files...\n');

file_a_re = fopen('ram_a_re.txt', 'w');
file_a_im = fopen('ram_a_im.txt', 'w');

for i = 1:N_bank
    fprintf(file_a_re, '%d\t%d\t%d\t%d\n', but_re(i, 1:4)); 
    fprintf(file_a_im, '%d\t%d\t%d\t%d\n', but_im(i, 1:4)); 
end

fclose(file_a_re);
fclose(file_a_im);

fprintf('\n\tComplete\n');